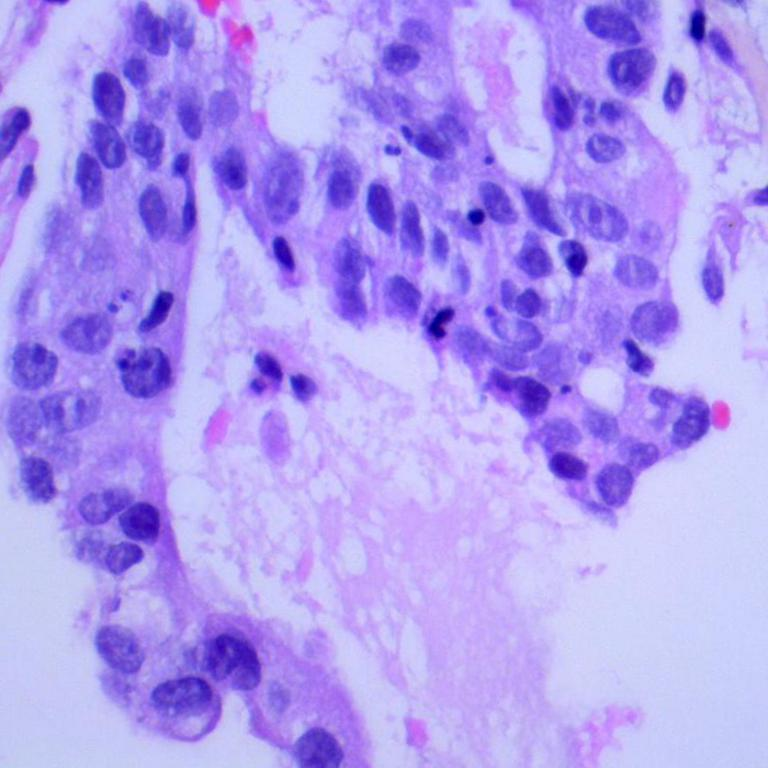
#> input picture pc_per 10/lungaca1002.jpeg, 768 x 768 px
$ python tugas_canny.py   (older library calls are emulated)
#> lines starting #> are read from the running program, lines starting #| are printed output that depends on the picture; after the words box and inside, x2 and y2 are one past the last pixel; in counts of white or black regions, pixels touching at a corner belong together
import cv2
import numpy as np
import matplotlib.pyplot as plt

# 1. Load gambar sel kanker
img = cv2.imread('lungaca1002.jpeg')
#> img is the input picture: shape (768, 768, 3); mean B, G, R 241.9, 156.1, 175.5
# Konversi ke Grayscale
gray = cv2.cvtColor(img, cv2.COLOR_BGR2GRAY)
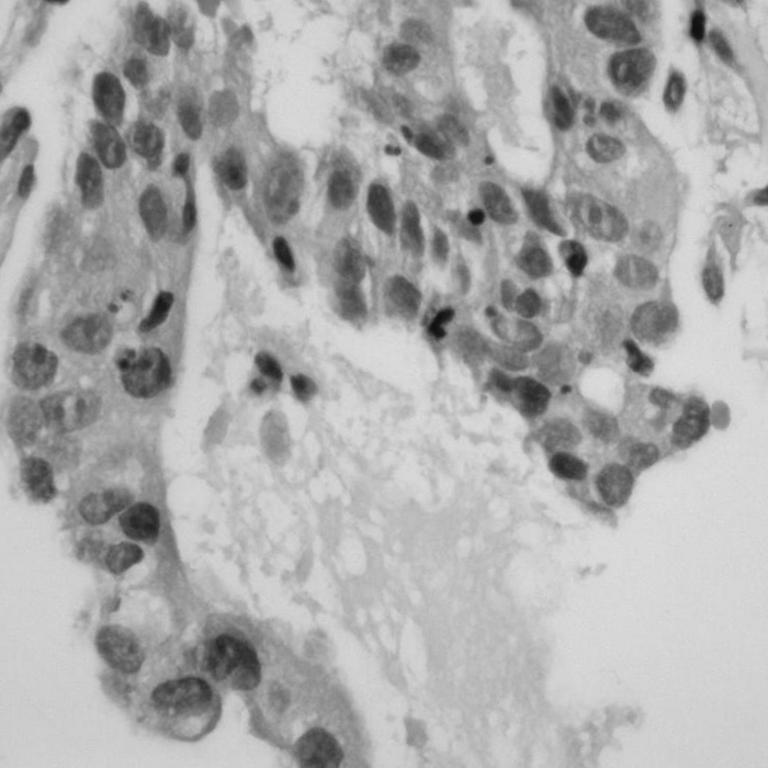
#> gray: shape (768, 768); min 16, max 222, mean 171.7

# 2. Pre-processing: Gaussian Blur (Sangat penting untuk Canny agar tidak noise)
# Sesuai langkah di halaman 1 modul
blur = cv2.GaussianBlur(gray, (5, 5), 1.4)

# 3. Implementasi Canny Edge Detection
# Kita akan mencoba 3 variasi threshold untuk melihat perbedaannya
# cv2.Canny(image, low_threshold, high_threshold)
canny_low = cv2.Canny(blur, 50, 100)
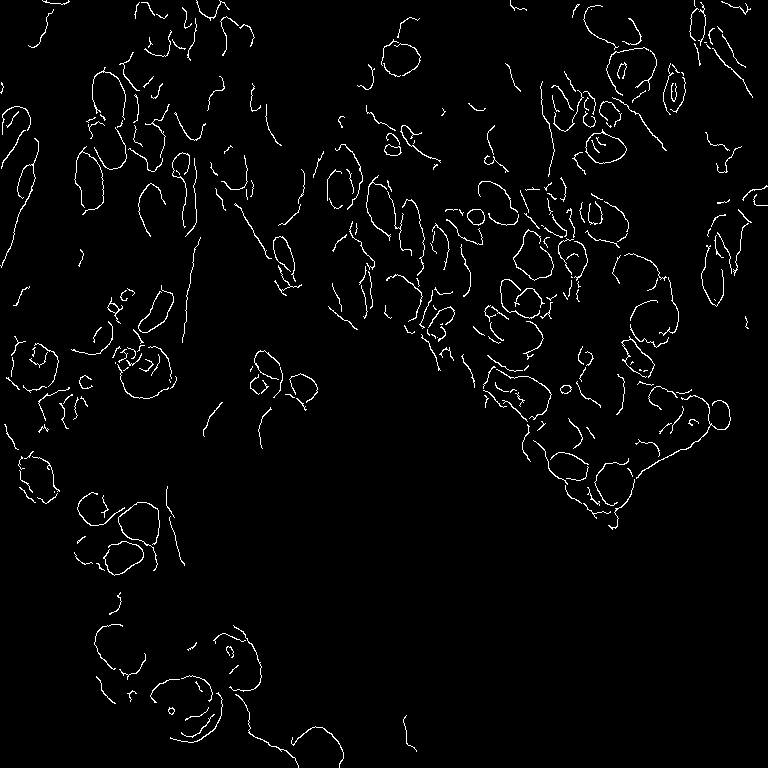
#> canny_low: shape (768, 768); 2.5% white in thin lines or dots
canny_mid = cv2.Canny(blur, 100, 200)
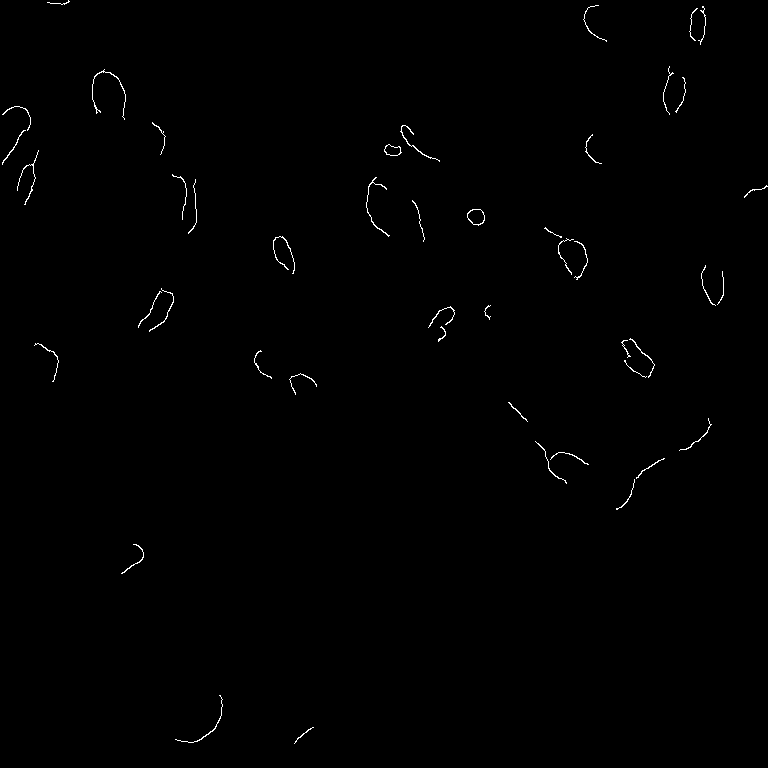
#> canny_mid: shape (768, 768); 0.44% white in thin lines or dots
canny_high = cv2.Canny(blur, 150, 250)
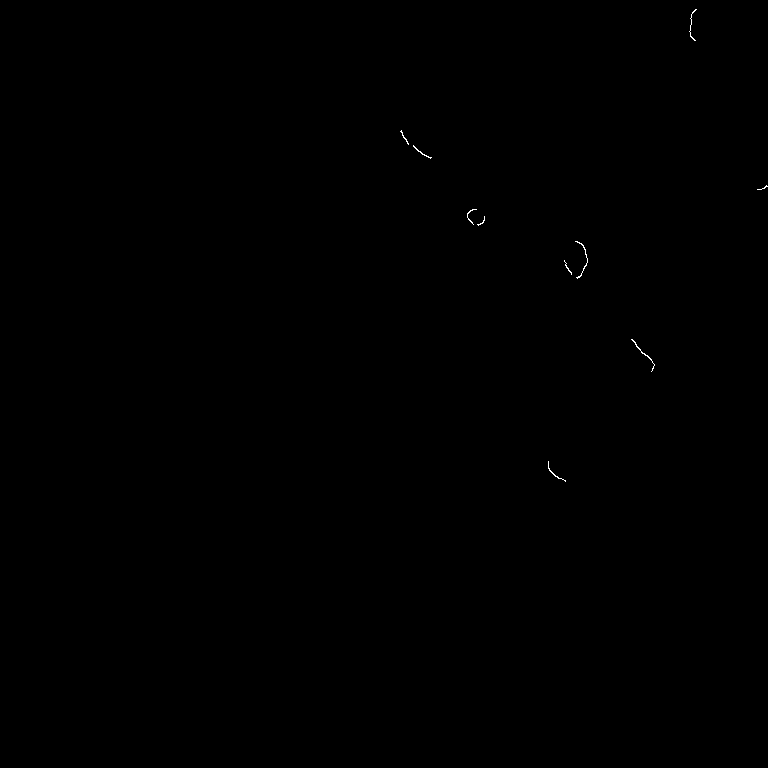
#> canny_high: shape (768, 768); 0.05% white in thin lines or dots, all inside (x1, y1, x2, y2) = (400, 9, 768, 482)

# 4. Visualisasi Hasil Perbandingan
titles = ['Original Grayscale', 'Canny (50, 100)',
          'Canny (100, 200)', 'Canny (150, 250)']
images = [gray, canny_low, canny_mid, canny_high]

plt.figure(figsize=(16, 8))
for i in range(4):
    plt.subplot(1, 4, i+1)
    plt.imshow(images[i], cmap='gray')
    plt.title(titles[i])
    plt.axis('off')

plt.tight_layout()
plt.show()

# 5. Menampilkan hasil perbandingan Sobel vs Canny (Opsional untuk laporan)
sobel_x = cv2.Sobel(blur, cv2.CV_64F, 1, 0, ksize=3)
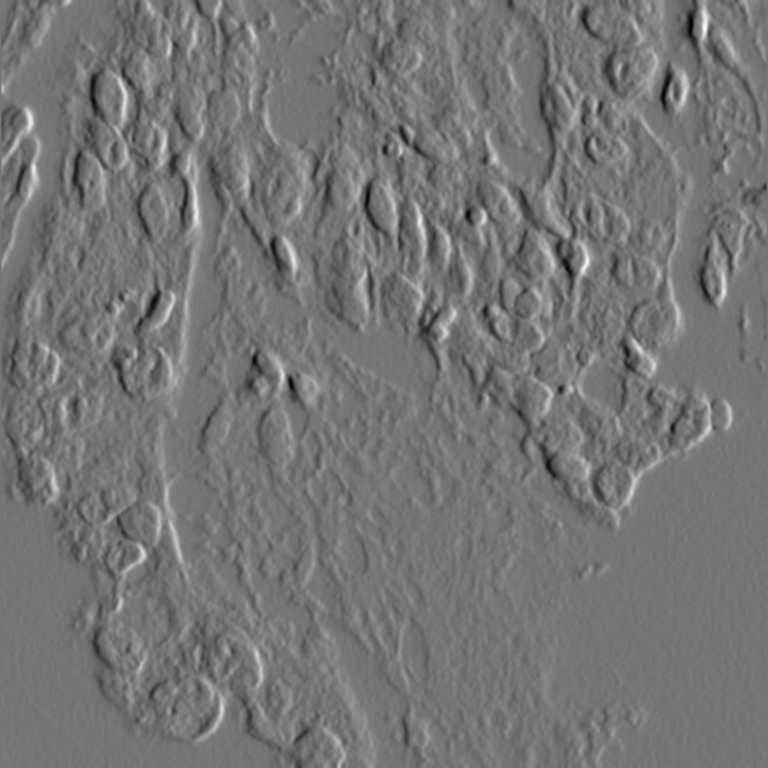
#> sobel_x: shape (768, 768) float64; min -188, max 220, mean 0.1; drawn with min black and max white
sobel_y = cv2.Sobel(blur, cv2.CV_64F, 0, 1, ksize=3)
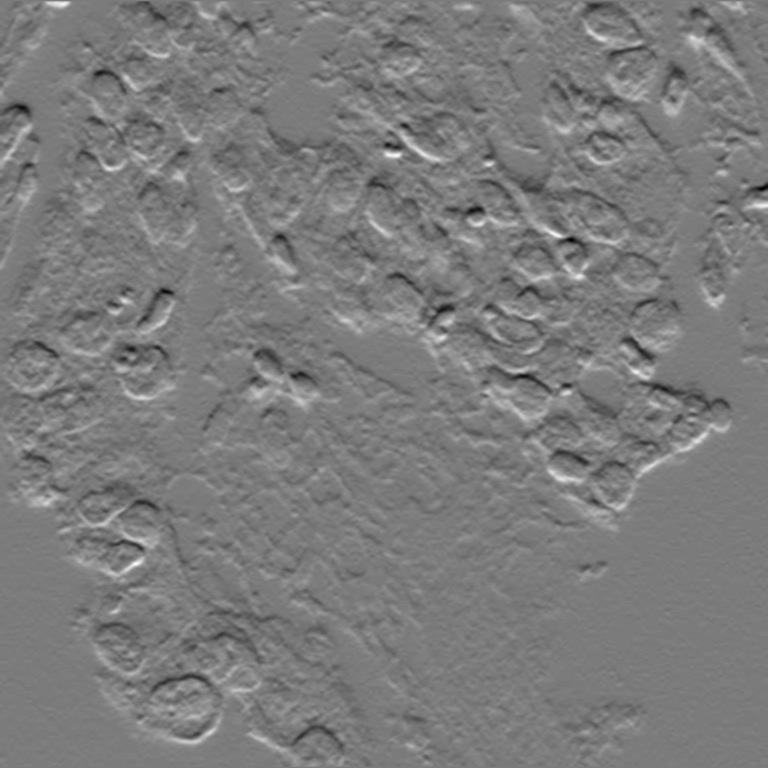
#> sobel_y: shape (768, 768) float64; min -174, max 184, mean 0.3; drawn with min black and max white
sobel_mag = np.sqrt(sobel_x**2 + sobel_y**2)
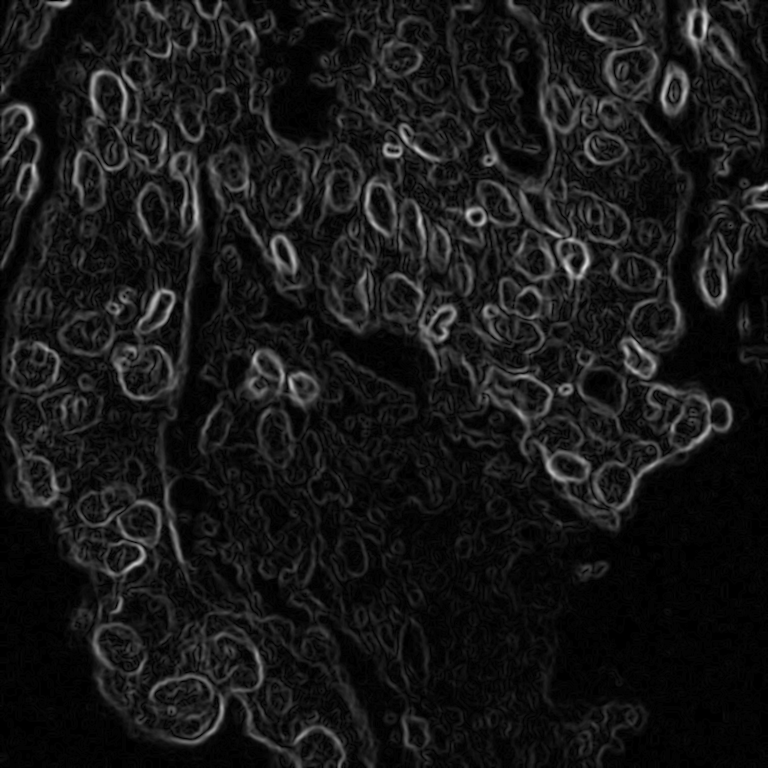
#> sobel_mag: shape (768, 768) float64; min 0, max 220.7, mean 23.8
sobel_mag = np.uint8(np.clip(sobel_mag, 0, 255))

plt.figure(figsize=(10, 5))
plt.subplot(1, 2, 1)
plt.imshow(sobel_mag, cmap='gray')
plt.title('Hasil Sobel')
plt.subplot(1, 2, 2)
plt.imshow(canny_mid, cmap='gray')
plt.title('Hasil Canny (Lebih Bersih)')
plt.show()
